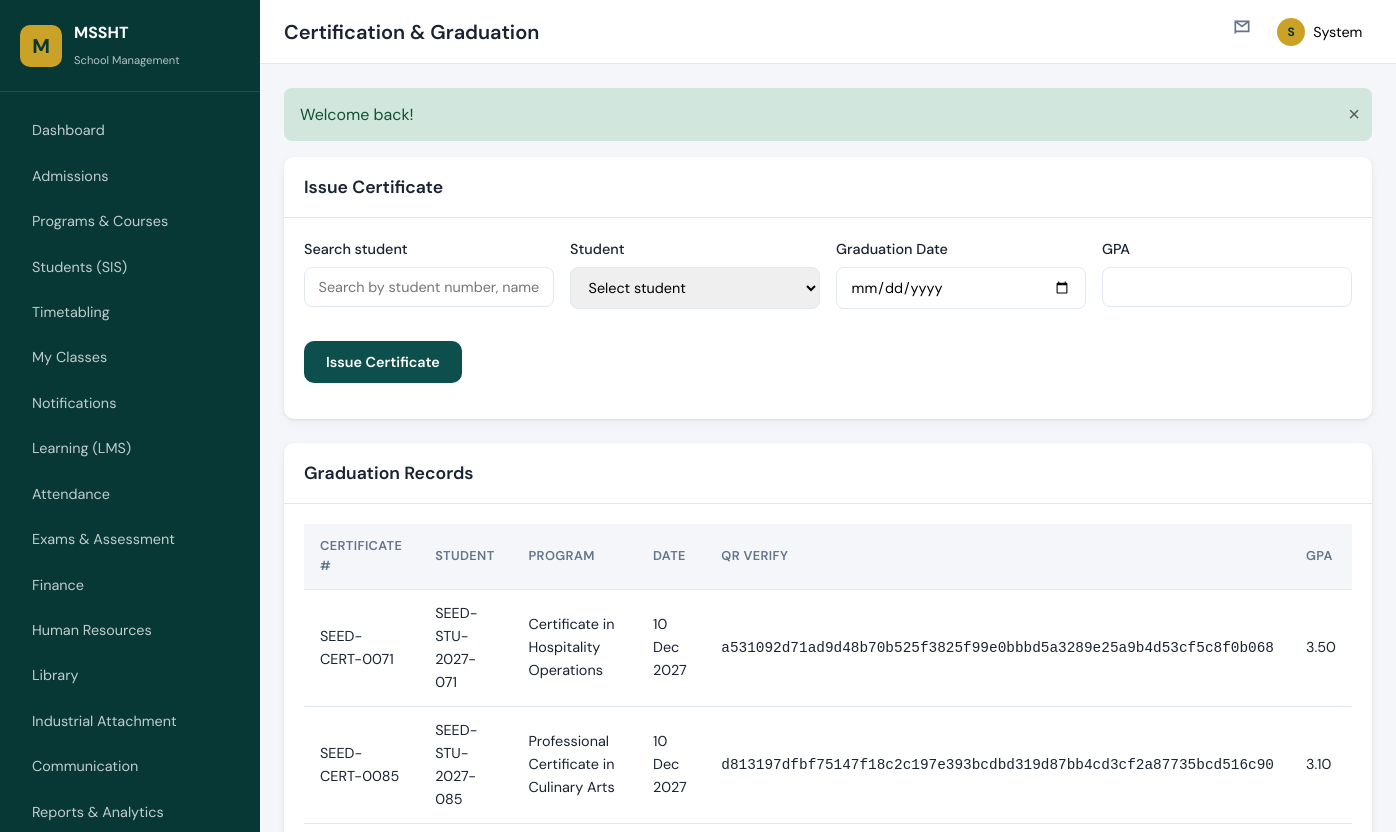
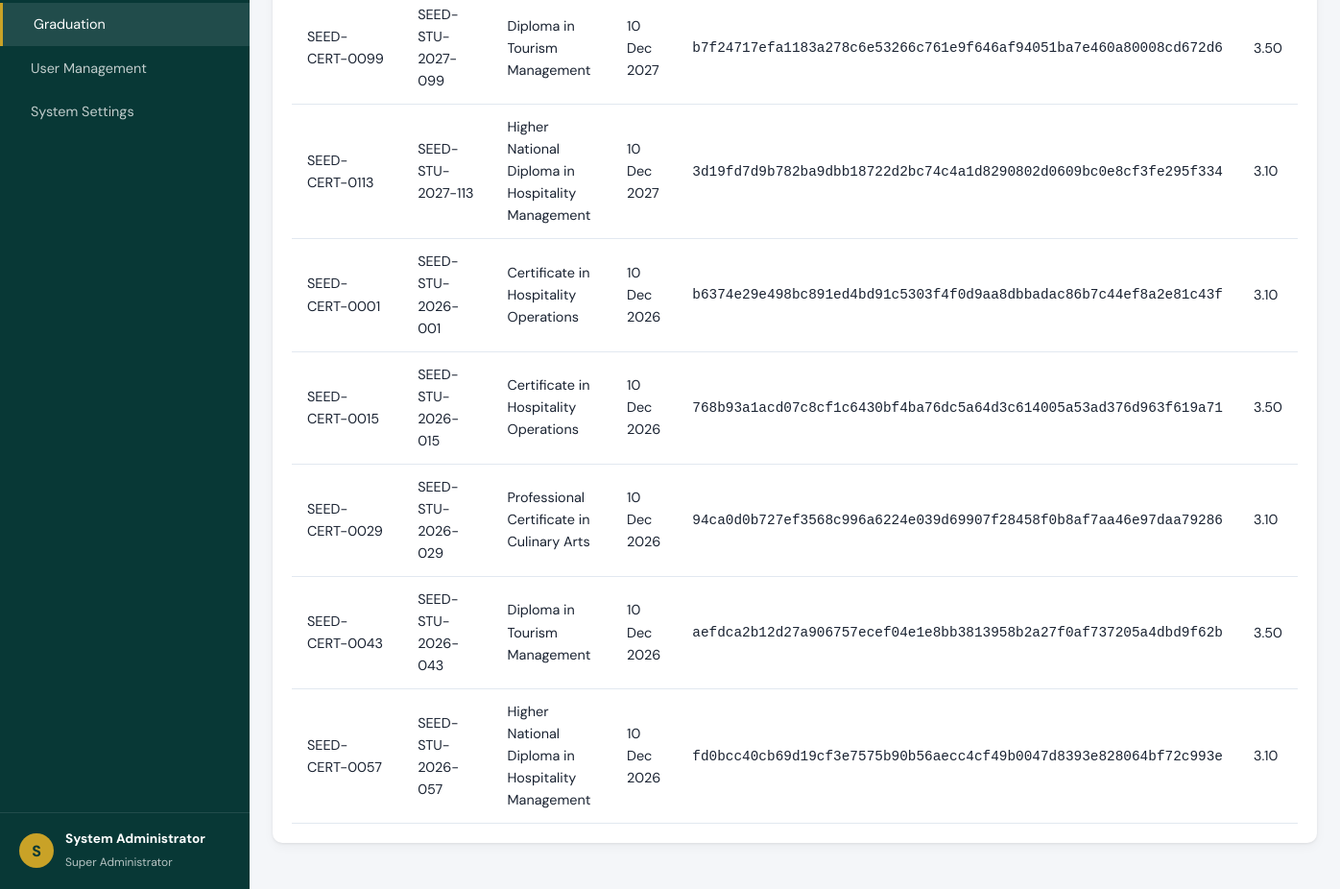
/modules/graduation/index.php (signed in), run on the app's committed database (2 pictures, top to bottom).
### tables this page shows
CREATE TABLE graduations (
    id INT UNSIGNED AUTO_INCREMENT PRIMARY KEY,
    student_id INT UNSIGNED NOT NULL,
    program_id INT UNSIGNED NOT NULL,
    graduation_date DATE NOT NULL,
    certificate_number VARCHAR(50) NOT NULL UNIQUE,
    qr_verification_code VARCHAR(64) NOT NULL UNIQUE,
    gpa DECIMAL(4,2) NULL,
    issued_at TIMESTAMP DEFAULT CURRENT_TIMESTAMP,
    FOREIGN KEY (student_id) REFERENCES students(id) ON DELETE CASCADE,
    FOREIGN KEY (program_id) REFERENCES programs(id)
);

CREATE TABLE students (
    id INT UNSIGNED AUTO_INCREMENT PRIMARY KEY,
    user_id INT UNSIGNED NULL UNIQUE,
    student_number VARCHAR(30) NOT NULL UNIQUE,
    application_id INT UNSIGNED NULL,
    program_id INT UNSIGNED NOT NULL,
    intake_id INT UNSIGNED NOT NULL,
    enrollment_status ENUM('active', 'graduated', 'withdrawn', 'suspended', 'deferred') DEFAULT 'active',
    enrollment_date DATE NOT NULL,
    FOREIGN KEY (user_id) REFERENCES users(id) ON DELETE SET NULL,
    FOREIGN KEY (application_id) REFERENCES applications(id) ON DELETE SET NULL,
    FOREIGN KEY (program_id) REFERENCES programs(id),
    FOREIGN KEY (intake_id) REFERENCES intakes(id)
);

CREATE TABLE programs (
    id INT UNSIGNED AUTO_INCREMENT PRIMARY KEY,
    code VARCHAR(20) NOT NULL UNIQUE,
    name VARCHAR(200) NOT NULL,
    program_type ENUM('short_course', 'certificate', 'diploma', 'hnd') NOT NULL,
    duration_months SMALLINT UNSIGNED DEFAULT 12,
    duration_value SMALLINT UNSIGNED DEFAULT 12,
    duration_unit VARCHAR(10) DEFAULT 'months',
    total_credits DECIMAL(6,2) DEFAULT 0,
    description TEXT NULL,
    status ENUM('active', 'inactive') DEFAULT 'active',
    created_at TIMESTAMP DEFAULT CURRENT_TIMESTAMP
);

### includes/helpers.php (called while the page is built, shortened)
<?php
function e(?string $value): string
{
    return htmlspecialchars($value ?? '', ENT_QUOTES, 'UTF-8');
}
function formatDate(?string $date, string $format = 'd M Y'): string
{
    return date($format, strtotime($date));
}

### modules/graduation/index.php (the view, shortened to what this page needs)
<?php
$db = getDB();
$graduations = $db->query(
    'SELECT g.*, s.student_number, p.name AS program_name
     FROM graduations g JOIN students s ON s.id = g.student_id
     JOIN programs p ON p.id = g.program_id ORDER BY g.graduation_date DESC'
)->fetchAll();
require_once __DIR__ . '/../../includes/header.php';
?>
<div class="card">
    <div class="card-header"><h2>Issue Certificate</h2></div>
    <div class="card-body">
        <form method="post" class="form-row">
            <div class="form-group"><label>Search student</label><input type="text" id="gradStudentSearch" placeholder="Search by student number, name, or surname"></div>
            <div class="form-group"><label>Student</label><select name="student_id" id="gradStudentSelect" required><option value="">Select student</option></select></div>
            <div class="form-group"><label>Graduation Date</label><input type="date" name="graduation_date" required></div>
            <div class="form-group"><label>GPA</label><input type="number" step="0.01" name="gpa" min="0" max="4"></div>
            <div class="form-group" style="align-self:flex-end;"><button type="submit" class="btn btn-primary">Issue Certificate</button></div>
        </form>
    </div>
</div>
<div class="card">
    <div class="card-header"><h2>Graduation Records</h2></div>
    <div class="card-body table-wrap">
        <table class="data-table">
            <thead><tr><th>Certificate #</th><th>Student</th><th>Program</th><th>Date</th><th>QR Verify</th><th>GPA</th></tr></thead>
            <tbody>
            <?php foreach ($graduations as $g): ?>
            <tr>
                <td><?= e($g['certificate_number']) ?></td>
                <td><?= e($g['student_number']) ?></td>
                <td><?= e($g['program_name']) ?></td>
                <td><?= formatDate($g['graduation_date']) ?></td>
                <td><code><?= e($g['qr_verification_code']) ?></code></td>
                <td><?= e($g['gpa'] ?? '—') ?></td>
            </tr>
            <?php endforeach; ?>
            </tbody>
        </table>
    </div>
</div>
<?php require_once __DIR__ . '/../../includes/footer.php'; ?>

### assets/css/main.css (style rules this page uses)
:root { --color-primary: #0d4f4c; --color-primary-dark: #083836; --color-primary-light: #1a7a75; --color-accent: #c9a227; --color-accent-light: #e8c547; --color-bg: #f4f6f9; --color-surface: #ffffff; --color-text: #1a2332; --color-text-muted: #64748b; --color-border: #e2e8f0; --color-danger: #dc3545; --color-success: #198754; --color-warning: #ffc107; --color-info: #0dcaf0; --sidebar-width: 260px; --topbar-height: 64px; --radius: 10px; --shadow: 0 1px 3px rgba(0,0,0,.08), 0 4px 12px rgba(0,0,0,.04); --font-sans: 'DM Sans', system-ui, sans-serif; --font-display: 'Playfair Display', Georgia, serif; }
*, *::before, *::after { box-sizing: border-box; margin: 0; padding: 0; }
html { font-size: 16px; scroll-behavior: smooth; }
body { font-family: var(--font-sans); color: var(--color-text); background: var(--color-bg); line-height: 1.6; }
.btn { display: inline-flex; align-items: center; justify-content: center; gap: .5rem; padding: .6rem 1.25rem; border-radius: var(--radius); font-weight: 600; font-size: .9rem; border: 2px solid transparent; cursor: pointer; transition: all .2s; font-family: inherit; }
.btn-primary { background: var(--color-primary); color: #fff; }
.card { background: var(--color-surface); border-radius: var(--radius); box-shadow: var(--shadow); margin-bottom: 1.5rem; }
.card-header { padding: 1rem 1.25rem; border-bottom: 1px solid var(--color-border); display: flex; align-items: center; justify-content: space-between; }
.card-header h2 { font-size: 1.1rem; font-weight: 600; }
.card-body { padding: 1.25rem; }
.table-wrap { overflow-x: auto; }
table.data-table { width: 100%; border-collapse: collapse; font-size: .9rem; }
table.data-table th, table.data-table td { padding: .75rem 1rem; text-align: left; border-bottom: 1px solid var(--color-border); }
table.data-table th { background: var(--color-bg); font-weight: 600; font-size: .8rem; text-transform: uppercase; letter-spacing: .03em; color: var(--color-text-muted); }
.form-group { margin-bottom: 1rem; }
.form-group label { display: block; margin-bottom: .35rem; font-weight: 500; font-size: .9rem; }
.form-group input, .form-group select, .form-group textarea { width: 100%; padding: .65rem .85rem; border: 1px solid var(--color-border); border-radius: 8px; font-family: inherit; font-size: .9rem; transition: border-color .2s; }
.form-row { display: grid; grid-template-columns: repeat(auto-fit, minmax(200px, 1fr)); gap: 1rem; }

### data on the page
graduations: certificate_number "SEED-CERT-0071", student.student_number "SEED-STU-2027-071", program.name "Certificate in Hospitality Operations", graduation_date "10 Dec 2027", qr_verification_code "a531092d71ad9d48b70b525f3825f99e0bbbd5a3289e25a9b4d53cf5c8f0b068", gpa "3.50"
graduations: certificate_number "SEED-CERT-0085", student.student_number "SEED-STU-2027-085", program.name "Professional Certificate in Culinary Arts", graduation_date "10 Dec 2027", qr_verification_code "d813197dfbf75147f18c2c197e393bcdbd319d87bb4cd3cf2a87735bcd516c90", gpa "3.10"
graduations: certificate_number "SEED-CERT-0099", student.student_number "SEED-STU-2027-099", program.name "Diploma in Tourism Management", graduation_date "10 Dec 2027", qr_verification_code "b7f24717efa1183a278c6e53266c761e9f646af94051ba7e460a80008cd672d6", gpa "3.50"
graduations: certificate_number "SEED-CERT-0113", student.student_number "SEED-STU-2027-113", program.name "Higher National Diploma in Hospitality Management", graduation_date "10 Dec 2027", qr_verification_code "3d19fd7d9b782ba9dbb18722d2bc74c4a1d8290802d0609bc0e8cf3fe295f334", gpa "3.10"
graduations: certificate_number "SEED-CERT-0001", student.student_number "SEED-STU-2026-001", program.name "Certificate in Hospitality Operations", graduation_date "10 Dec 2026", qr_verification_code "b6374e29e498bc891ed4bd91c5303f4f0d9aa8dbbadac86b7c44ef8a2e81c43f", gpa "3.10"
graduations: certificate_number "SEED-CERT-0015", student.student_number "SEED-STU-2026-015", program.name "Certificate in Hospitality Operations", graduation_date "10 Dec 2026", qr_verification_code "768b93a1acd07c8cf1c6430bf4ba76dc5a64d3c614005a53ad376d963f619a71", gpa "3.50"
graduations: certificate_number "SEED-CERT-0029", student.student_number "SEED-STU-2026-029", program.name "Professional Certificate in Culinary Arts", graduation_date "10 Dec 2026", qr_verification_code "94ca0d0b727ef3568c996a6224e039d69907f28458f0b8af7aa46e97daa79286", gpa "3.10"
graduations: certificate_number "SEED-CERT-0043", student.student_number "SEED-STU-2026-043", program.name "Diploma in Tourism Management", graduation_date "10 Dec 2026", qr_verification_code "aefdca2b12d27a906757ecef04e1e8bb3813958b2a27f0af737205a4dbd9f62b", gpa "3.50"
graduations: certificate_number "SEED-CERT-0057", student.student_number "SEED-STU-2026-057", program.name "Higher National Diploma in Hospitality Management", graduation_date "10 Dec 2026", qr_verification_code "fd0bcc40cb69d19cf3e7575b90b56aecc4cf49b0047d8393e828064bf72c993e", gpa "3.10"

### other printed values
$item['label'] "Dashboard"
$item['label'] "Admissions"
$item['label'] "Programs & Courses"
$item['label'] "Students (SIS)"
$item['label'] "Timetabling"
$item['label'] "My Classes"
$item['label'] "Notifications"
$item['label'] "Learning (LMS)"
$item['label'] "Attendance"
$item['label'] "Exams & Assessment"
$item['label'] "Finance"
$item['label'] "Human Resources"
$item['label'] "Library"
$item['label'] "Industrial Attachment"
$item['label'] "Communication"
